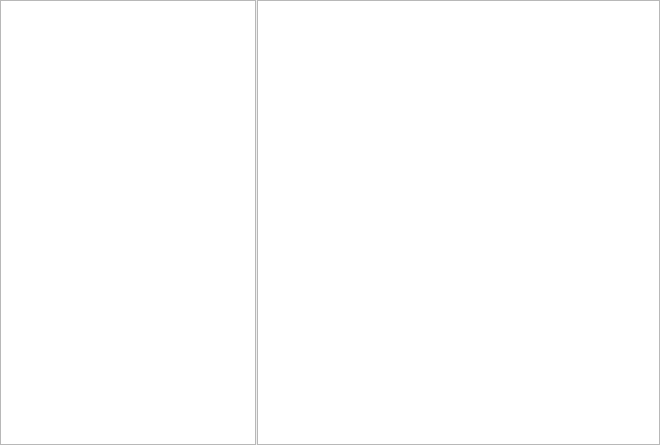
<?xml version="1.0" encoding="UTF-8"?>
<ui version="4.0">
 <class>CodeEditor</class>
 <widget class="QWidget" name="CodeEditor">
  <property name="geometry">
   <rect>
    <x>0</x>
    <y>0</y>
    <width>660</width>
    <height>445</height>
   </rect>
  </property>
  <property name="windowTitle">
   <string>Form</string>
  </property>
  <layout class="QVBoxLayout" name="verticalLayout_2">
   <property name="spacing">
    <number>0</number>
   </property>
   <property name="leftMargin">
    <number>0</number>
   </property>
   <property name="topMargin">
    <number>0</number>
   </property>
   <property name="rightMargin">
    <number>0</number>
   </property>
   <property name="bottomMargin">
    <number>0</number>
   </property>
   <item>
    <layout class="QHBoxLayout" name="horizontalLayout">
     <property name="spacing">
      <number>1</number>
     </property>
     <item>
      <widget class="QTreeView" name="tree_source_files">
       <property name="maximumSize">
        <size>
         <width>16777215</width>
         <height>16777215</height>
        </size>
       </property>
       <property name="headerHidden">
        <bool>true</bool>
       </property>
      </widget>
     </item>
     <item>
      <widget class="CodeView" name="code_view">
       <property name="sizePolicy">
        <sizepolicy hsizetype="Expanding" vsizetype="Expanding">
         <horstretch>1</horstretch>
         <verstretch>0</verstretch>
        </sizepolicy>
       </property>
       <property name="minimumSize">
        <size>
         <width>240</width>
         <height>0</height>
        </size>
       </property>
       <property name="maximumSize">
        <size>
         <width>16777212</width>
         <height>16777215</height>
        </size>
       </property>
      </widget>
     </item>
    </layout>
   </item>
  </layout>
 </widget>
 <customwidgets>
  <customwidget>
   <class>CodeView</class>
   <extends>QPlainTextEdit</extends>
   <header>codeeditor/codeview.h</header>
  </customwidget>
 </customwidgets>
 <resources/>
 <connections/>
</ui>
